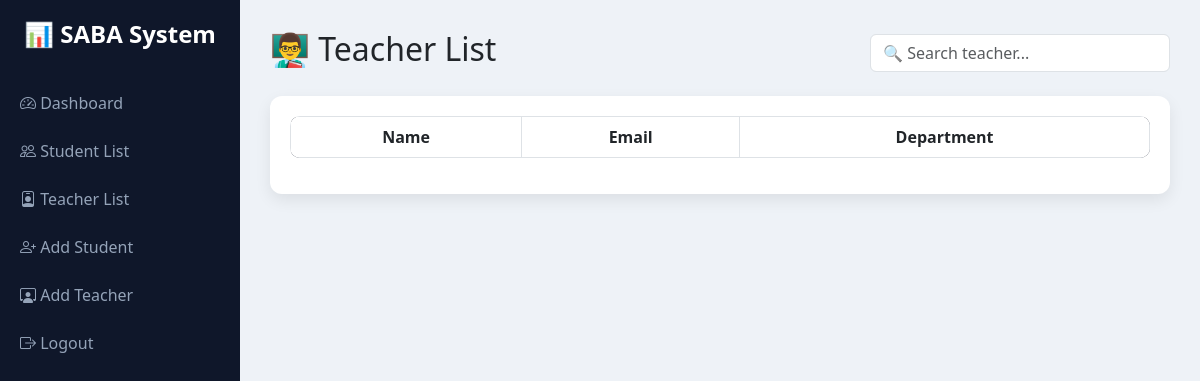
The page /teacher_list (signed in) on the database as committed earlier.
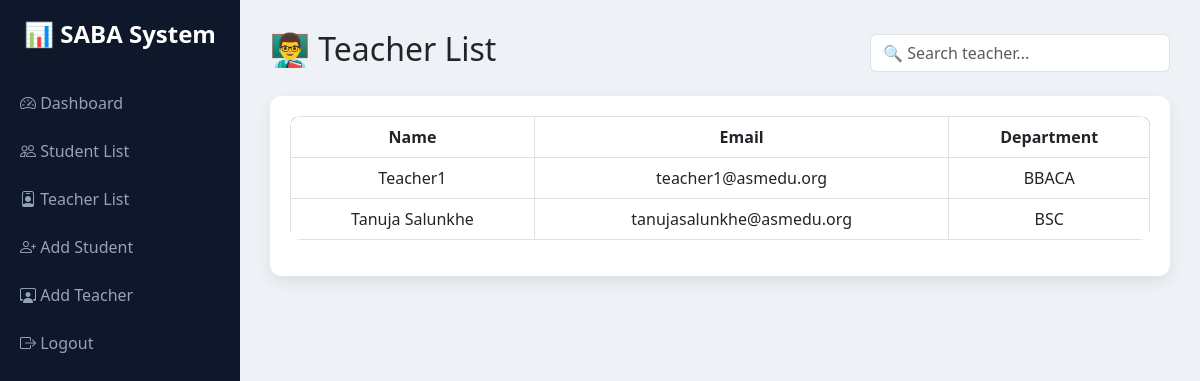
The same page on the database as committed later.
### tables this page shows
CREATE TABLE users(
    id INTEGER PRIMARY KEY AUTOINCREMENT,
    name TEXT,
    email TEXT UNIQUE,
    password TEXT,
    role TEXT,
    department TEXT,
    year TEXT
);

### app.py (the view)
@app.route("/teacher_list")
def teacher_list():
    if session.get("role") != "admin":
        return redirect("/")
    conn = sqlite3.connect("saba.db")
    cursor = conn.cursor()
    cursor.execute("""
    SELECT name, email, department
    FROM users
    WHERE role='teacher'
    """)
    teachers = cursor.fetchall()
    conn.close()
    return render_template("teacher_list.html", teachers=teachers)

### templates/teacher_list.html (shortened to what this page needs)
<!DOCTYPE html>
<html>
<head>
<link rel="stylesheet"
href="https://cdn.jsdelivr.net/npm/bootstrap@5.3.0/dist/css/bootstrap.min.css">
<link rel="stylesheet"
href="https://cdn.jsdelivr.net/npm/bootstrap-icons@1.10.5/font/bootstrap-icons.css">
</head>
<body>
<div class="sidebar">
<h4>📊 SABA System</h4>
<a href="/admin"><i class="bi bi-speedometer2"></i> Dashboard</a>
<a href="/student_list"><i class="bi bi-people"></i> Student List</a>
<a href="/teacher_list"><i class="bi bi-person-badge"></i> Teacher List</a>
<a href="/add_student"><i class="bi bi-person-plus"></i> Add Student</a>
<a href="/add_teacher"><i class="bi bi-person-workspace"></i> Add Teacher</a>
<a href="/logout"><i class="bi bi-box-arrow-right"></i> Logout</a>
</div>
<div class="main">
<div class="topbar">
<h2>👨‍🏫 Teacher List</h2>
<input type="text" id="searchInput"
class="form-control search-box"
placeholder="🔍 Search teacher..."
onkeyup="searchTable()">
</div>
<div class="table-box">
<table class="table table-bordered table-hover text-center">
<thead>
<tr>
<th>Name</th>
<th>Email</th>
<th>Department</th>
</tr>
</thead>
<tbody id="teacherTable">
{% for t in teachers %}
<tr>
<td>{{ t[0] }}</td>
<td>{{ t[1] }}</td>
<td>{{ t[2] }}</td>
</tr>
{% endfor %}
</tbody>
</table>
</div>
</div>
</body>
</html>

Rows that differ between the two databases and show on the page:
added users: name "Teacher1", email "teacher1@asmedu.org", department "BBACA"
added users: name "Tanuja Salunkhe", email "tanujasalunkhe@asmedu.org", department "BSC"
